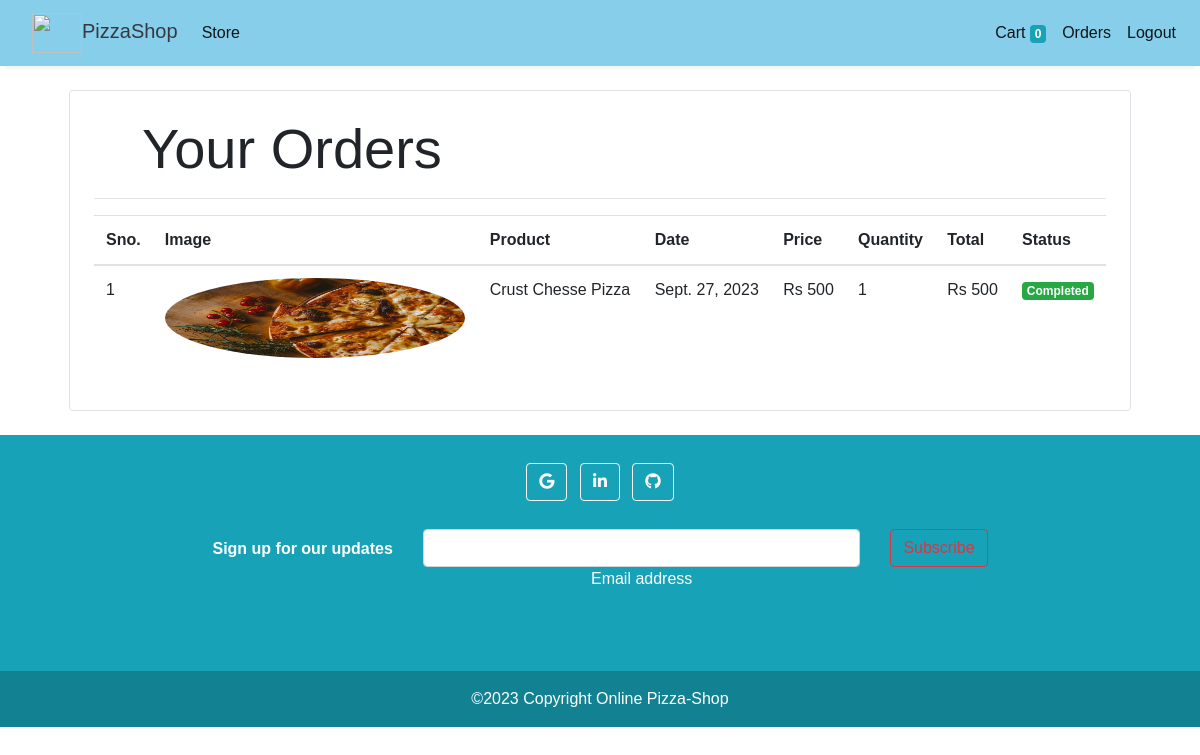
Screenshot of /orders (signed in) with the database file from the repository.
### store/models/orders.py (models this page shows, shortened)
class Order(models.Model):
    product = models.ForeignKey(Products,
                                on_delete=models.CASCADE)
    customer = models.ForeignKey(Customer,
                                 on_delete=models.CASCADE)
    quantity = models.IntegerField(default=1)
    price = models.IntegerField()
    address = models.CharField (max_length=50, default='', blank=True)
    phone = models.CharField (max_length=50, default='', blank=True)
    date = models.DateField (default=datetime.datetime.today)
    status = models.BooleanField (default=False)
    @staticmethod
    def get_orders_by_customer(customer_id):
        return Order.objects.filter(customer=customer_id).order_by('-date')

### store/models/product.py (models this page shows, shortened)
class Products(models.Model):
    name = models.CharField(max_length=60)
    price= models.IntegerField(default=0)
    category= models.ForeignKey(Category,on_delete=models.CASCADE,default=1 )
    description= models.CharField(max_length=250, default='', blank=True, null= True)
    image= models.ImageField(upload_to='uploads/products/')

### store/middlewares/auth.py (the view)
    def middleware(request):
        print(request.session.get('customer'))
        returnUrl = request.META['PATH_INFO']
        print(request.META['PATH_INFO'])
        if not request.session.get('customer'):
           return redirect(f'login?return_url={returnUrl}')
        response = get_response(request)
        return response

### store/templatetags/custom_filter.py (called while the page is built)
@register.filter(name='currency')
def currency(number):
    return "Rs "+str(number)

@register.filter(name='multiply')
def multiply(number , number1):
    return number * number1

### store/views/orders.py (called while the page is built)
    def get(self , request ):
        customer = request.session.get('customer')
        orders = Order.get_orders_by_customer(customer)
        print(orders)
        return render(request , 'orders.html'  , {'orders' : orders})

### store/templates/orders.html
{% extends 'base.html' %}
{% block content %}
{% load cart %}
{% load custom_filter %}
<div class="container">
   <div class="border rounded p-4 m-4">
        <p class="display-4 pl-4 ml-4">Your Orders</p>
        <hr>
        <table class="table">
            <thead>
                <tr>
                    <th>Sno.</th>
                    <th>Image</th>
                    <th>Product</th>
                    <th>Date</th>
                    <th>Price</th>
                    <th>Quantity</th>
                    <th>Total</th>
                    <th>Status</th>
                </tr>
            </thead>
            <tbody>
                {% for order in orders %}
                <tr>
                    <td>{{forloop.counter}}</td>
                    <td><img style="height: 80px;" class="rounded-circle" src="{{order.product.image.url}}" alt=""></td>
                    <td>{{order.product.name}}</td>
                    <td>{{order.date}}</td>
                    <td>{{order.price|currency}}</td>
                    <td>{{order.quantity}}</td>
                    <td>{{order.quantity|multiply:order.price|currency}}</td>
                    {% if order.status %}
                    <td><small class="badge badge-success">Completed</small></td>
                    {%else%}
                    <td><small class="badge badge-warning">Pending</small></td>
                    {% endif %}
                </tr>
                {% endfor %}
            </tbody>
        </table>
   </div>
</div>
{% endblock %}

### store/templates/base.html (style rules this page uses)
img { height:500px; width:300px; }
body { font-family: 'Nunito', sans-serif; }

### rows the page displays
Order: product.image (picture), product.name "Crust Chesse Pizza", date "Sept. 27, 2023", price "Rs 500", quantity "1", quantity|multiply "Rs 500", status "Completed"

### other values shown
{{ request.session.cart.keys|length }} "0"
